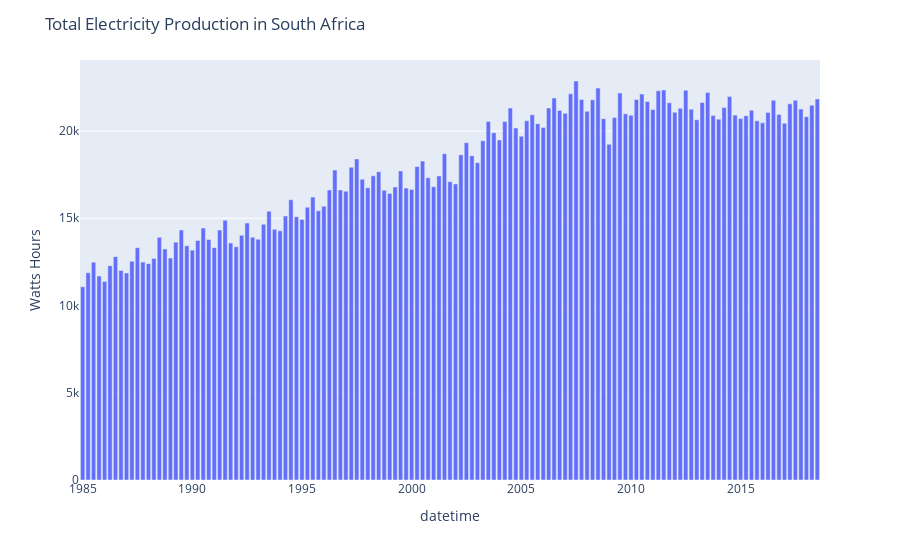

This figure's notebook cell:
### Code cell
fig=px.bar(x=electricity["datetime"],y=electricity["production"])
fig.update_layout(title="Total Electricity Production in South Africa",
                  xaxis_title="datetime",yaxis_title="Watts Hours",)
fig.show()

### Figure 1 — Plotly figure (JSON) as saved in the notebook; plotly's stock layout.template omitted (floating-point values rounded to 4 significant figures; data arrays with more than 128 entries replaced by an {"elided": "..."} marker saying what was removed)
{"data": [{"alignmentgroup": "True", "hovertemplate": "x=%{x}<br>y=%{y}<extra></extra>", "legendgroup": "", "marker": {"color": "#636efa"}, "name": "", "offsetgroup": "", "orientation": "v", "showlegend": false, "textposition": "auto", "type": "bar", "x": {"elided": "135 str values"}, "xaxis": "x", "y": {"elided": "135 float values"}, "yaxis": "y"}], "layout": {"barmode": "relative", "legend": {"tracegroupgap": 0}, "margin": {"t": 60}, "title": {"text": "Total Electricity Production in South Africa"}, "xaxis": {"anchor": "y", "domain": [0, 1], "title": {"text": "datetime"}}, "yaxis": {"anchor": "x", "domain": [0, 1], "title": {"text": "Watts Hours"}}}}
